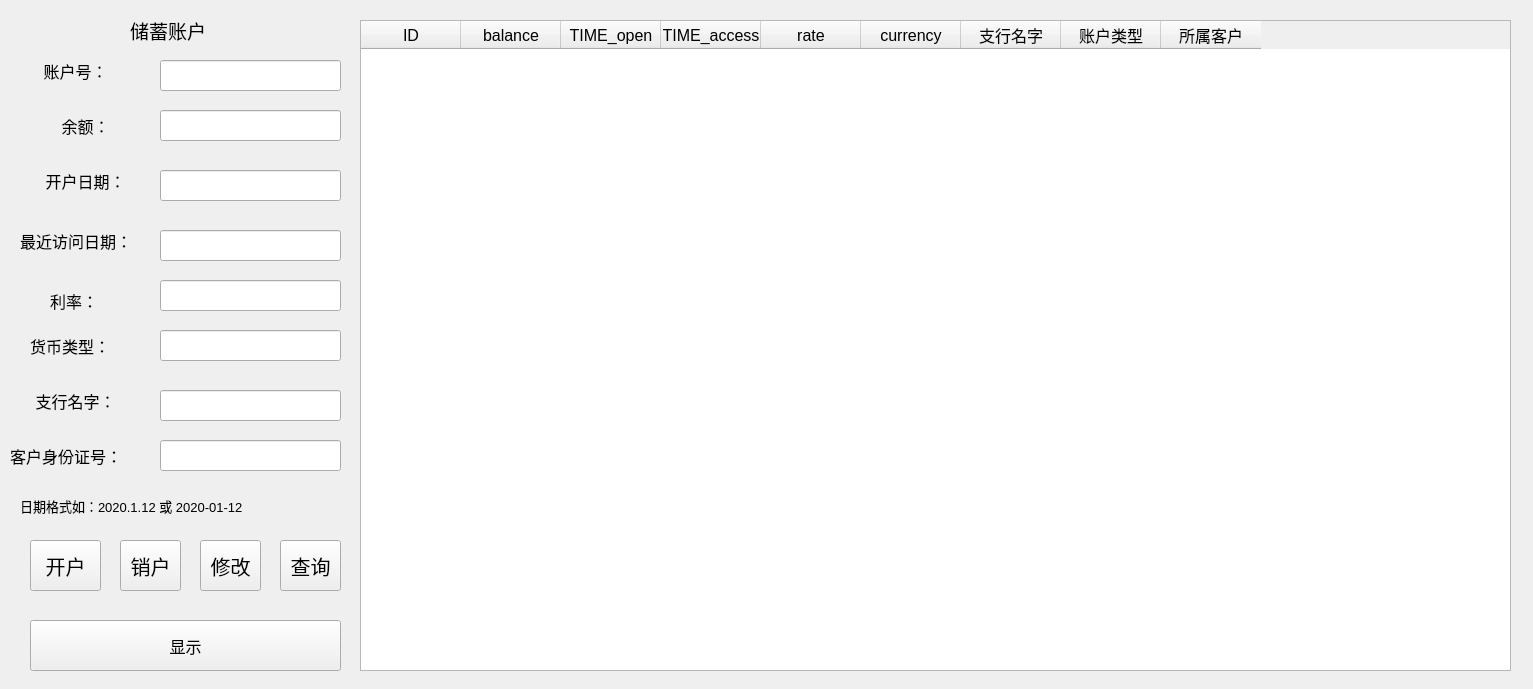
<?xml version="1.0" encoding="UTF-8"?>
<ui version="4.0">
 <class>SVAccount</class>
 <widget class="QWidget" name="SVAccount">
  <property name="geometry">
   <rect>
    <x>0</x>
    <y>0</y>
    <width>1533</width>
    <height>689</height>
   </rect>
  </property>
  <property name="windowTitle">
   <string>SVAccount</string>
  </property>
  <widget class="QLineEdit" name="lineEdit_DaOP">
   <property name="geometry">
    <rect>
     <x>160</x>
     <y>170</y>
     <width>181</width>
     <height>31</height>
    </rect>
   </property>
   <property name="font">
    <font>
     <pointsize>12</pointsize>
    </font>
   </property>
  </widget>
  <widget class="QPushButton" name="pushButton_upda">
   <property name="geometry">
    <rect>
     <x>200</x>
     <y>540</y>
     <width>61</width>
     <height>51</height>
    </rect>
   </property>
   <property name="font">
    <font>
     <pointsize>15</pointsize>
    </font>
   </property>
   <property name="text">
    <string>修改</string>
   </property>
  </widget>
  <widget class="QLabel" name="label_Rate">
   <property name="geometry">
    <rect>
     <x>50</x>
     <y>280</y>
     <width>51</width>
     <height>41</height>
    </rect>
   </property>
   <property name="font">
    <font>
     <pointsize>12</pointsize>
     <weight>50</weight>
     <bold>false</bold>
    </font>
   </property>
   <property name="text">
    <string>利率：</string>
   </property>
  </widget>
  <widget class="QPushButton" name="pushButton_sw">
   <property name="geometry">
    <rect>
     <x>30</x>
     <y>620</y>
     <width>311</width>
     <height>51</height>
    </rect>
   </property>
   <property name="font">
    <font>
     <pointsize>12</pointsize>
    </font>
   </property>
   <property name="text">
    <string>显示</string>
   </property>
  </widget>
  <widget class="QPushButton" name="pushButton_del">
   <property name="geometry">
    <rect>
     <x>120</x>
     <y>540</y>
     <width>61</width>
     <height>51</height>
    </rect>
   </property>
   <property name="font">
    <font>
     <pointsize>15</pointsize>
    </font>
   </property>
   <property name="text">
    <string>销户</string>
   </property>
  </widget>
  <widget class="QLabel" name="label_DaAcc">
   <property name="geometry">
    <rect>
     <x>20</x>
     <y>220</y>
     <width>131</width>
     <height>41</height>
    </rect>
   </property>
   <property name="font">
    <font>
     <pointsize>12</pointsize>
     <weight>50</weight>
     <bold>false</bold>
    </font>
   </property>
   <property name="text">
    <string>最近访问日期：</string>
   </property>
  </widget>
  <widget class="QLineEdit" name="lineEdit_Rate">
   <property name="geometry">
    <rect>
     <x>160</x>
     <y>280</y>
     <width>181</width>
     <height>31</height>
    </rect>
   </property>
   <property name="font">
    <font>
     <pointsize>12</pointsize>
    </font>
   </property>
  </widget>
  <widget class="QPushButton" name="pushButton_add">
   <property name="geometry">
    <rect>
     <x>30</x>
     <y>540</y>
     <width>71</width>
     <height>51</height>
    </rect>
   </property>
   <property name="font">
    <font>
     <pointsize>15</pointsize>
    </font>
   </property>
   <property name="text">
    <string>开户</string>
   </property>
  </widget>
  <widget class="QLabel" name="label_DaOP">
   <property name="geometry">
    <rect>
     <x>20</x>
     <y>160</y>
     <width>131</width>
     <height>41</height>
    </rect>
   </property>
   <property name="font">
    <font>
     <pointsize>12</pointsize>
     <weight>50</weight>
     <bold>false</bold>
    </font>
   </property>
   <property name="text">
    <string>开户日期：</string>
   </property>
   <property name="alignment">
    <set>Qt::AlignCenter</set>
   </property>
  </widget>
  <widget class="QTableWidget" name="table">
   <property name="geometry">
    <rect>
     <x>360</x>
     <y>20</y>
     <width>1151</width>
     <height>651</height>
    </rect>
   </property>
   <property name="minimumSize">
    <size>
     <width>0</width>
     <height>300</height>
    </size>
   </property>
   <property name="font">
    <font>
     <pointsize>12</pointsize>
    </font>
   </property>
   <column>
    <property name="text">
     <string>ID</string>
    </property>
   </column>
   <column>
    <property name="text">
     <string>balance</string>
    </property>
   </column>
   <column>
    <property name="text">
     <string>TIME_open</string>
    </property>
   </column>
   <column>
    <property name="text">
     <string>TIME_access</string>
    </property>
   </column>
   <column>
    <property name="text">
     <string>rate</string>
    </property>
   </column>
   <column>
    <property name="text">
     <string>currency</string>
    </property>
   </column>
   <column>
    <property name="text">
     <string>支行名字</string>
    </property>
   </column>
   <column>
    <property name="text">
     <string>账户类型</string>
    </property>
   </column>
   <column>
    <property name="text">
     <string>所属客户</string>
    </property>
   </column>
  </widget>
  <widget class="QLabel" name="label_ID">
   <property name="geometry">
    <rect>
     <x>-10</x>
     <y>50</y>
     <width>171</width>
     <height>41</height>
    </rect>
   </property>
   <property name="font">
    <font>
     <pointsize>12</pointsize>
    </font>
   </property>
   <property name="text">
    <string>账户号：</string>
   </property>
   <property name="alignment">
    <set>Qt::AlignCenter</set>
   </property>
  </widget>
  <widget class="QLineEdit" name="lineEdit_ID">
   <property name="geometry">
    <rect>
     <x>160</x>
     <y>60</y>
     <width>181</width>
     <height>31</height>
    </rect>
   </property>
   <property name="font">
    <font>
     <pointsize>12</pointsize>
    </font>
   </property>
  </widget>
  <widget class="QLabel" name="label_Ba">
   <property name="geometry">
    <rect>
     <x>20</x>
     <y>110</y>
     <width>131</width>
     <height>31</height>
    </rect>
   </property>
   <property name="font">
    <font>
     <pointsize>12</pointsize>
     <weight>50</weight>
     <bold>false</bold>
    </font>
   </property>
   <property name="text">
    <string>余额：</string>
   </property>
   <property name="alignment">
    <set>Qt::AlignCenter</set>
   </property>
  </widget>
  <widget class="QPushButton" name="pushButton_che">
   <property name="geometry">
    <rect>
     <x>280</x>
     <y>540</y>
     <width>61</width>
     <height>51</height>
    </rect>
   </property>
   <property name="font">
    <font>
     <pointsize>15</pointsize>
    </font>
   </property>
   <property name="text">
    <string>查询</string>
   </property>
  </widget>
  <widget class="QLineEdit" name="lineEdit_Ba">
   <property name="geometry">
    <rect>
     <x>160</x>
     <y>110</y>
     <width>181</width>
     <height>31</height>
    </rect>
   </property>
   <property name="font">
    <font>
     <pointsize>12</pointsize>
    </font>
   </property>
  </widget>
  <widget class="QLineEdit" name="lineEdit_DaAcc">
   <property name="geometry">
    <rect>
     <x>160</x>
     <y>230</y>
     <width>181</width>
     <height>31</height>
    </rect>
   </property>
   <property name="font">
    <font>
     <pointsize>12</pointsize>
    </font>
   </property>
  </widget>
  <widget class="QLabel" name="label_Cu">
   <property name="geometry">
    <rect>
     <x>30</x>
     <y>330</y>
     <width>101</width>
     <height>31</height>
    </rect>
   </property>
   <property name="font">
    <font>
     <pointsize>12</pointsize>
    </font>
   </property>
   <property name="text">
    <string>货币类型：</string>
   </property>
  </widget>
  <widget class="QLineEdit" name="lineEdit_Cu">
   <property name="geometry">
    <rect>
     <x>160</x>
     <y>330</y>
     <width>181</width>
     <height>31</height>
    </rect>
   </property>
   <property name="font">
    <font>
     <pointsize>12</pointsize>
    </font>
   </property>
  </widget>
  <widget class="QLabel" name="label_2">
   <property name="geometry">
    <rect>
     <x>130</x>
     <y>10</y>
     <width>121</width>
     <height>41</height>
    </rect>
   </property>
   <property name="font">
    <font>
     <pointsize>14</pointsize>
    </font>
   </property>
   <property name="text">
    <string>储蓄账户</string>
   </property>
  </widget>
  <widget class="QLabel" name="label">
   <property name="geometry">
    <rect>
     <x>20</x>
     <y>495</y>
     <width>331</width>
     <height>21</height>
    </rect>
   </property>
   <property name="font">
    <font>
     <pointsize>10</pointsize>
    </font>
   </property>
   <property name="text">
    <string>日期格式如：2020.1.12 或 2020-01-12</string>
   </property>
  </widget>
  <widget class="QLabel" name="label_BN">
   <property name="geometry">
    <rect>
     <x>-10</x>
     <y>380</y>
     <width>171</width>
     <height>41</height>
    </rect>
   </property>
   <property name="font">
    <font>
     <pointsize>12</pointsize>
    </font>
   </property>
   <property name="text">
    <string>支行名字：</string>
   </property>
   <property name="alignment">
    <set>Qt::AlignCenter</set>
   </property>
  </widget>
  <widget class="QLineEdit" name="lineEdit_ID_card">
   <property name="geometry">
    <rect>
     <x>160</x>
     <y>440</y>
     <width>181</width>
     <height>31</height>
    </rect>
   </property>
   <property name="font">
    <font>
     <pointsize>12</pointsize>
    </font>
   </property>
  </widget>
  <widget class="QLabel" name="label_ID_card">
   <property name="geometry">
    <rect>
     <x>10</x>
     <y>440</y>
     <width>141</width>
     <height>31</height>
    </rect>
   </property>
   <property name="font">
    <font>
     <pointsize>12</pointsize>
     <weight>50</weight>
     <bold>false</bold>
    </font>
   </property>
   <property name="text">
    <string>客户身份证号：</string>
   </property>
  </widget>
  <widget class="QLineEdit" name="lineEdit_BN">
   <property name="geometry">
    <rect>
     <x>160</x>
     <y>390</y>
     <width>181</width>
     <height>31</height>
    </rect>
   </property>
   <property name="font">
    <font>
     <pointsize>12</pointsize>
    </font>
   </property>
  </widget>
 </widget>
 <resources/>
 <connections/>
</ui>
